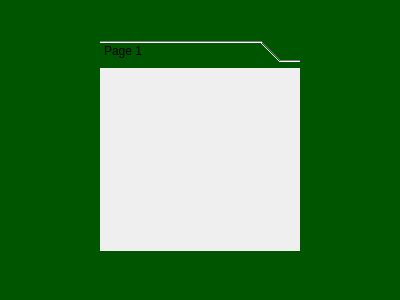
<?xml version="1.0" encoding="UTF-8"?>
<ui version="4.0">
 <class>CustomToolButton</class>
 <widget class="QWidget" name="CustomToolButton">
  <property name="geometry">
   <rect>
    <x>0</x>
    <y>0</y>
    <width>400</width>
    <height>300</height>
   </rect>
  </property>
  <property name="windowTitle">
   <string>Form</string>
  </property>
  <property name="styleSheet">
   <string notr="true">QWidget#CustomToolButton{background-color: rgb(0, 85, 0)}</string>
  </property>
  <widget class="ToolBox" name="toolBox">
   <property name="geometry">
    <rect>
     <x>100</x>
     <y>40</y>
     <width>200</width>
     <height>211</height>
    </rect>
   </property>
   <property name="minimumSize">
    <size>
     <width>200</width>
     <height>0</height>
    </size>
   </property>
   <property name="currentIndex">
    <number>0</number>
   </property>
   <widget class="QWidget" name="page">
    <property name="geometry">
     <rect>
      <x>0</x>
      <y>0</y>
      <width>200</width>
      <height>185</height>
     </rect>
    </property>
    <attribute name="label">
     <string>Page 1</string>
    </attribute>
   </widget>
  </widget>
 </widget>
 <customwidgets>
  <customwidget>
   <class>ToolBox</class>
   <extends>QToolBox</extends>
   <header location="global">toolbox.h</header>
   <container>1</container>
  </customwidget>
 </customwidgets>
 <resources/>
 <connections/>
</ui>
